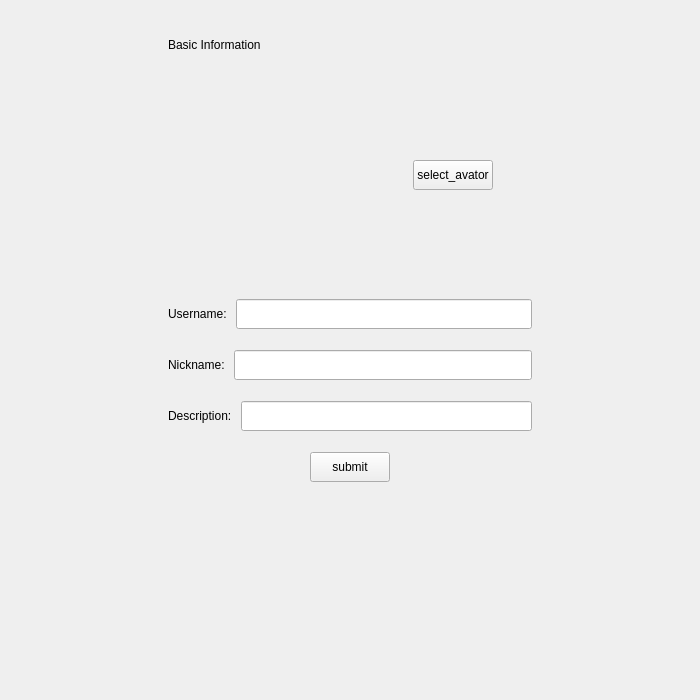
<?xml version="1.0" encoding="UTF-8"?>
<ui version="4.0">
 <class>UserSettingStackPage</class>
 <widget class="QWidget" name="UserSettingStackPage">
  <property name="geometry">
   <rect>
    <x>0</x>
    <y>0</y>
    <width>700</width>
    <height>700</height>
   </rect>
  </property>
  <property name="windowTitle">
   <string>Form</string>
  </property>
  <layout class="QVBoxLayout" name="verticalLayout">
   <property name="leftMargin">
    <number>150</number>
   </property>
   <property name="topMargin">
    <number>20</number>
   </property>
   <property name="rightMargin">
    <number>150</number>
   </property>
   <property name="bottomMargin">
    <number>20</number>
   </property>
   <item>
    <widget class="QWidget" name="widget" native="true">
     <layout class="QVBoxLayout" name="verticalLayout_2">
      <property name="topMargin">
       <number>10</number>
      </property>
      <property name="bottomMargin">
       <number>10</number>
      </property>
      <item>
       <widget class="QWidget" name="widget_2" native="true">
        <property name="minimumSize">
         <size>
          <width>0</width>
          <height>30</height>
         </size>
        </property>
        <property name="maximumSize">
         <size>
          <width>16777215</width>
          <height>30</height>
         </size>
        </property>
        <layout class="QHBoxLayout" name="horizontalLayout_6">
         <item>
          <widget class="QLabel" name="label_4">
           <property name="text">
            <string>Basic Information</string>
           </property>
          </widget>
         </item>
        </layout>
       </widget>
      </item>
      <item>
       <widget class="QWidget" name="widget_3" native="true">
        <layout class="QHBoxLayout" name="horizontalLayout_5">
         <item>
          <widget class="QLabel" name="new_avator">
           <property name="minimumSize">
            <size>
             <width>200</width>
             <height>200</height>
            </size>
           </property>
           <property name="maximumSize">
            <size>
             <width>200</width>
             <height>200</height>
            </size>
           </property>
           <property name="text">
            <string/>
           </property>
          </widget>
         </item>
         <item>
          <spacer name="horizontalSpacer_3">
           <property name="orientation">
            <enum>Qt::Orientation::Horizontal</enum>
           </property>
           <property name="sizeHint" stdset="0">
            <size>
             <width>40</width>
             <height>20</height>
            </size>
           </property>
          </spacer>
         </item>
         <item>
          <widget class="QPushButton" name="select_avator">
           <property name="minimumSize">
            <size>
             <width>0</width>
             <height>30</height>
            </size>
           </property>
           <property name="maximumSize">
            <size>
             <width>16777215</width>
             <height>30</height>
            </size>
           </property>
           <property name="text">
            <string>select_avator</string>
           </property>
          </widget>
         </item>
         <item>
          <spacer name="horizontalSpacer_4">
           <property name="orientation">
            <enum>Qt::Orientation::Horizontal</enum>
           </property>
           <property name="sizeHint" stdset="0">
            <size>
             <width>40</width>
             <height>20</height>
            </size>
           </property>
          </spacer>
         </item>
        </layout>
       </widget>
      </item>
      <item>
       <widget class="QWidget" name="widget_5" native="true">
        <property name="minimumSize">
         <size>
          <width>0</width>
          <height>45</height>
         </size>
        </property>
        <property name="maximumSize">
         <size>
          <width>16777215</width>
          <height>45</height>
         </size>
        </property>
        <layout class="QHBoxLayout" name="horizontalLayout_4">
         <item>
          <widget class="QLabel" name="label_3">
           <property name="minimumSize">
            <size>
             <width>0</width>
             <height>30</height>
            </size>
           </property>
           <property name="maximumSize">
            <size>
             <width>16777215</width>
             <height>30</height>
            </size>
           </property>
           <property name="text">
            <string>Username: </string>
           </property>
          </widget>
         </item>
         <item>
          <widget class="QLineEdit" name="new_username">
           <property name="minimumSize">
            <size>
             <width>0</width>
             <height>30</height>
            </size>
           </property>
           <property name="maximumSize">
            <size>
             <width>16777215</width>
             <height>30</height>
            </size>
           </property>
          </widget>
         </item>
        </layout>
       </widget>
      </item>
      <item>
       <widget class="QWidget" name="widget_7" native="true">
        <property name="minimumSize">
         <size>
          <width>0</width>
          <height>45</height>
         </size>
        </property>
        <property name="maximumSize">
         <size>
          <width>16777215</width>
          <height>45</height>
         </size>
        </property>
        <layout class="QHBoxLayout" name="horizontalLayout_2">
         <item>
          <widget class="QLabel" name="label">
           <property name="minimumSize">
            <size>
             <width>0</width>
             <height>30</height>
            </size>
           </property>
           <property name="maximumSize">
            <size>
             <width>16777215</width>
             <height>30</height>
            </size>
           </property>
           <property name="text">
            <string>Nickname: </string>
           </property>
          </widget>
         </item>
         <item>
          <widget class="QLineEdit" name="new_nickname">
           <property name="minimumSize">
            <size>
             <width>0</width>
             <height>30</height>
            </size>
           </property>
           <property name="maximumSize">
            <size>
             <width>16777215</width>
             <height>30</height>
            </size>
           </property>
          </widget>
         </item>
        </layout>
       </widget>
      </item>
      <item>
       <widget class="QWidget" name="widget_4" native="true">
        <property name="minimumSize">
         <size>
          <width>0</width>
          <height>45</height>
         </size>
        </property>
        <property name="maximumSize">
         <size>
          <width>16777215</width>
          <height>45</height>
         </size>
        </property>
        <layout class="QHBoxLayout" name="horizontalLayout_3">
         <item>
          <widget class="QLabel" name="label_2">
           <property name="minimumSize">
            <size>
             <width>0</width>
             <height>30</height>
            </size>
           </property>
           <property name="maximumSize">
            <size>
             <width>16777215</width>
             <height>30</height>
            </size>
           </property>
           <property name="text">
            <string>Description: </string>
           </property>
          </widget>
         </item>
         <item>
          <widget class="QLineEdit" name="new_description">
           <property name="minimumSize">
            <size>
             <width>0</width>
             <height>30</height>
            </size>
           </property>
           <property name="maximumSize">
            <size>
             <width>16777215</width>
             <height>30</height>
            </size>
           </property>
          </widget>
         </item>
        </layout>
       </widget>
      </item>
      <item>
       <widget class="QWidget" name="widget_6" native="true">
        <property name="minimumSize">
         <size>
          <width>0</width>
          <height>45</height>
         </size>
        </property>
        <property name="maximumSize">
         <size>
          <width>16777215</width>
          <height>45</height>
         </size>
        </property>
        <layout class="QHBoxLayout" name="horizontalLayout">
         <item>
          <spacer name="horizontalSpacer">
           <property name="orientation">
            <enum>Qt::Orientation::Horizontal</enum>
           </property>
           <property name="sizeHint" stdset="0">
            <size>
             <width>40</width>
             <height>20</height>
            </size>
           </property>
          </spacer>
         </item>
         <item>
          <widget class="QPushButton" name="submit">
           <property name="minimumSize">
            <size>
             <width>0</width>
             <height>30</height>
            </size>
           </property>
           <property name="maximumSize">
            <size>
             <width>16777215</width>
             <height>30</height>
            </size>
           </property>
           <property name="text">
            <string>submit</string>
           </property>
          </widget>
         </item>
         <item>
          <spacer name="horizontalSpacer_2">
           <property name="orientation">
            <enum>Qt::Orientation::Horizontal</enum>
           </property>
           <property name="sizeHint" stdset="0">
            <size>
             <width>40</width>
             <height>20</height>
            </size>
           </property>
          </spacer>
         </item>
        </layout>
       </widget>
      </item>
      <item>
       <spacer name="verticalSpacer">
        <property name="orientation">
         <enum>Qt::Orientation::Vertical</enum>
        </property>
        <property name="sizeHint" stdset="0">
         <size>
          <width>20</width>
          <height>40</height>
         </size>
        </property>
       </spacer>
      </item>
     </layout>
    </widget>
   </item>
  </layout>
 </widget>
 <resources/>
 <connections/>
</ui>
